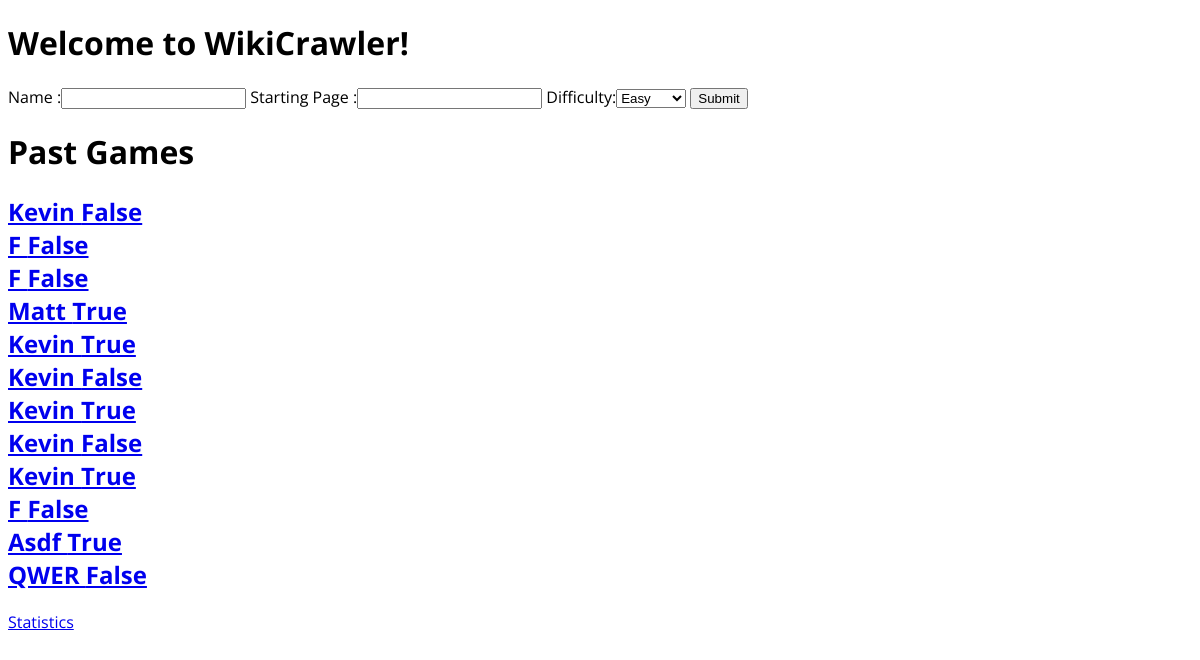
/, run on an earlier commit of the app's database.
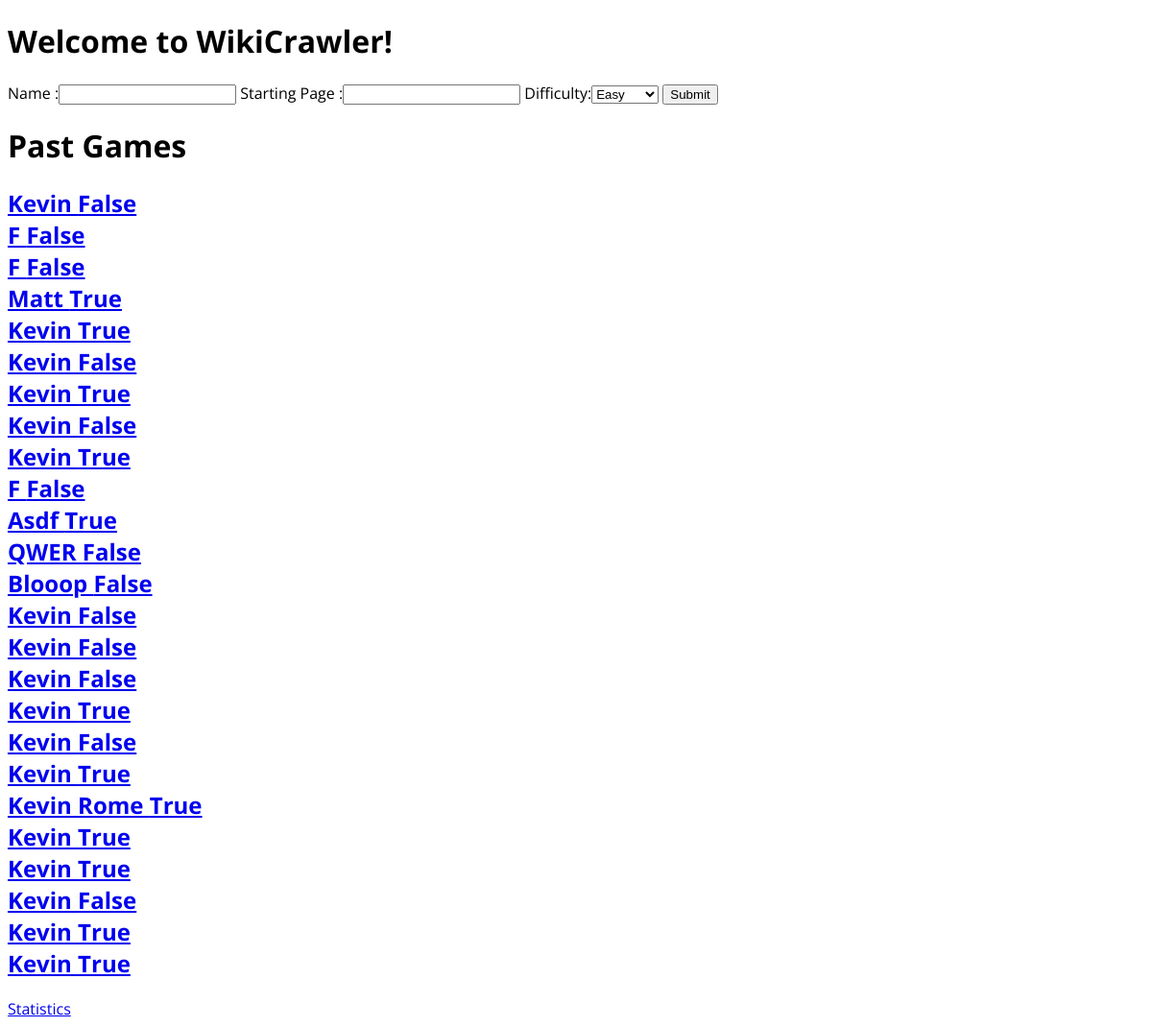
And on a later commit of the database.
### wikiapp/models.py (models this page shows, shortened)
class WikiGame(models.Model):
    playername = models.CharField(max_length=30)
    goal_name = models.CharField(max_length=400)
    current_name = models.CharField(max_length=400)
    won = models.BooleanField(default=False)
    potential_goals = {
        'Easy': ['Rome', 'World War II', 'Adolf Hitler'],
        'Medium': ['Barack Obama', 'Fiji'],
        'Hard': ['NBA', 'Kareem Abdul Jabbar'],
    }
    '''
    def __init__(self, *args, **kwargs):
        """
        print (difficulty)
        print playername
        print start_page
        """
        super(WikiGame, self).__init__(*args, **kwargs)
        """self.playername = playername
        self.current_name = start_page
        self.goal_name = self.get_a_goal(difficulty)
        # for some reason the first add page doesn't register so we getting it out of the way
        self.add_page(start_page)
        self.add_page(start_page)"""
    '''

### wikiapp/views.py (the view)
# urls.py: url(r'^$', views.index, name='index'),
def index(request):
    print 'yo'
    games = WikiGame.objects.all()
    form = StartForm()
    context = {'games': games,
                'form': form}
    return render(request, 'index.html', context)

### wikiapp/forms.py
class StartForm(forms.Form):
    difficulty_choices = (
        ('Easy', 'Easy'),
        ('Medium', 'Medium'),
        ('Hard', 'Hard'),
    )
    name = forms.CharField(label="Name ", max_length=100)
    starting_page = forms.CharField(label="Starting Page ", max_length=400)
    difficulty = forms.ChoiceField(choices=difficulty_choices)
    def __init__(self, *args, **kwargs):
        super(StartForm, self).__init__(*args, **kwargs)

### wikiapp/templates/index.html (shortened to what this page needs)
{% load staticfiles %}
<!DOCTYPE html>
<html>
<head>
    <link rel="stylesheet" href="{% static 'css/all.css' %}" />
</head>
<body>
<h1 id="title"> Welcome to WikiCrawler! </h1>
<form action='/go/' method="post">
    {{ form }}
    <input type="submit" value="Submit" />
</form>
<h1> Past Games </h1>
<h2>
{% for game in games %}
<a href="/{{ game.pk }}/"> {{ game.playername }} {{game.won }} </a>
<br>
{% endfor %}
</h2>
<a href='/stat/'> Statistics </a>
</body>
</html>

### wikiapp/static/css/all.css (style rules this page uses)
body { font-family: 'Open Sans', sans-serif; }

What changed in the data, as far as the page shows it:
added WikiGame: playername "Blooop", won "False"
added WikiGame: playername "Kevin", won "False"
added WikiGame: playername "Kevin", won "False"
added WikiGame: playername "Kevin", won "False"
added WikiGame: playername "Kevin", won "True"
added WikiGame: playername "Kevin", won "False"
added WikiGame: playername "Kevin", won "True"
added WikiGame: playername "Kevin Rome", won "True"
added WikiGame: playername "Kevin", won "True"
added WikiGame: playername "Kevin", won "True"
added WikiGame: playername "Kevin", won "False"
added WikiGame: playername "Kevin", won "True"
added WikiGame: playername "Kevin", won "True"
